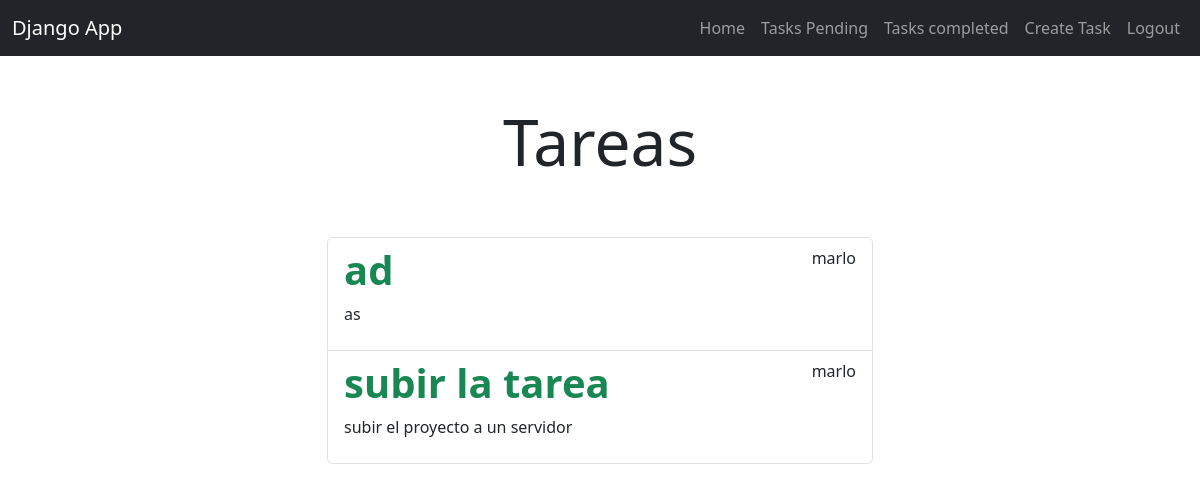
The page /tasks/ (signed in) on the database its author committed.
### tasks/models.py (models this page shows, shortened)
class Task(models.Model):
    title = models.CharField(max_length=100)
    description = models.TextField(blank=True)
    created = models.DateTimeField(auto_now_add=True)
    datecompleted = models.DateTimeField(null=True, blank=True)
    important = models.BooleanField(default=False)
    user = models.ForeignKey(User, on_delete=models.CASCADE)

### tasks/views.py (the view)
# urls.py: path('tasks/',views.tasks,name='tasks'),
@login_required
def tasks(request):
    tasks = Task.objects.filter(user=request.user, datecompleted__isnull=True)
    return render(request, 'tasks.html', {'tasks': tasks, 'tipopagina':'Tareas Pendientes'})

### tasks/templates/tasks.html (shortened to what this page needs)
{% extends 'base.html' %}
{% block content %}
<main class="container">
    <div class="row">
        <div class="col-md-6 offset-md-3">
            <h1 class="text-center display-3 py-5">Tareas</h1>
                <ul class="list-group">
                    {% for task in tasks %}
                        <a class="list-group-item" href="{% url 'task_detail' task.id %}">
                            <header class="d-flex justify-content-between">
                                {% if task.important %}
                                    <h1 class="fw-bold text-success">{{task.title}}</h1>
                                {% else %}
                                    <h1 class="fw-bold">{{task.title}}</h1>
                                {% endif %}
                                <p>{{task.user.username}}</p>
                            </header>
                                <p>{{task.description}}</p>
                        </a>
                    {% endfor %}
                </ul>
        </div>
    </div>
</main>
{% endblock %}

### rows shown on the page
Task: title "ad", user.username "marlo", description "as"
Task: title "subir la tarea", user.username "marlo", description "subir el proyecto a un servidor"
